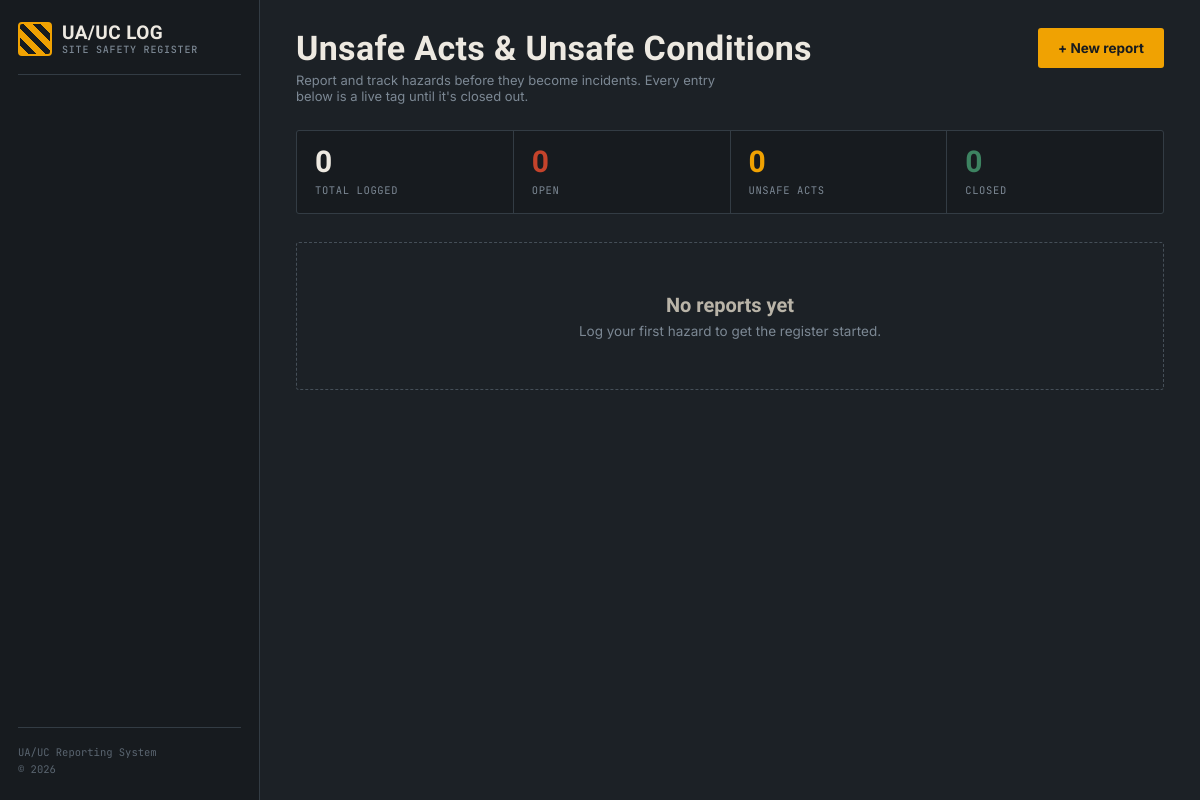
Before: / with the older database file.
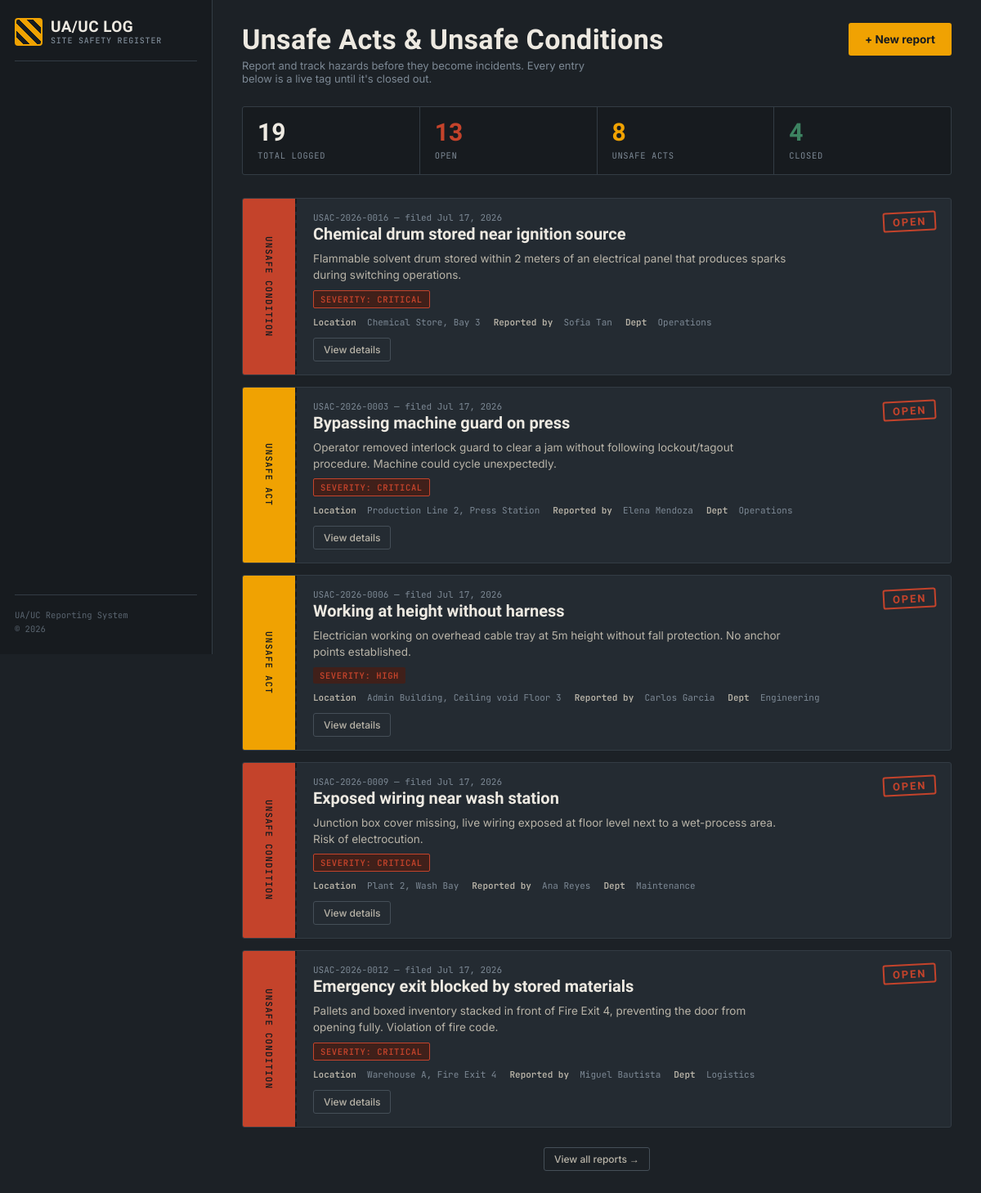
After: the same page with the newer database file.
### app.py (models this page shows, shortened)
class Report(db.Model):
    __tablename__ = "reports"
    id = db.Column(db.Integer, primary_key=True)
    report_number = db.Column(db.String(20), unique=True, nullable=False)
    report_type = db.Column(db.String(20), nullable=False)
    title = db.Column(db.String(200), nullable=False)
    description = db.Column(db.Text, nullable=False)
    category = db.Column(db.String(100), nullable=False)
    severity = db.Column(db.String(20), nullable=False)
    status = db.Column(db.String(30), nullable=False, default="Open")
    department = db.Column(db.String(50), nullable=False)
    location = db.Column(db.String(200), nullable=False)
    date_observed = db.Column(db.Date, nullable=False)
    reported_by = db.Column(db.String(100), nullable=False)
    contact_email = db.Column(db.String(120), nullable=True)
    immediate_action = db.Column(db.Text, nullable=True)
    root_cause = db.Column(db.Text, nullable=True)
    corrective_action = db.Column(db.Text, nullable=True)
    assigned_to = db.Column(db.String(100), nullable=True)
    reassignment_count = db.Column(db.Integer, nullable=False, default=0)
    photo_filename = db.Column(db.String(200), nullable=True)
    user_id = db.Column(db.Integer, db.ForeignKey("users.id"), nullable=True)
    created_at = db.Column(db.DateTime, default=datetime.utcnow)
    updated_at = db.Column(db.DateTime, default=datetime.utcnow, onupdate=datetime.utcnow)

### app.py (the view)
@app.route("/")
def index():
    total_reports = Report.query.count()
    unsafe_acts = Report.query.filter_by(report_type="Unsafe Act").count()
    unsafe_conditions = Report.query.filter_by(report_type="Unsafe Condition").count()
    open_reports = Report.query.filter(Report.status.in_(["Open", "Under Investigation", "Corrective Action In Progress"])).count()
    closed_reports = Report.query.filter_by(status="Closed").count()
    critical_reports = Report.query.filter_by(severity="Critical").filter(
        Report.status.in_(["Open", "Under Investigation", "Corrective Action In Progress"])
    ).count()
    recent_reports = Report.query.order_by(Report.created_at.desc()).limit(5).all()
    severity_counts = {}
    for s in SEVERITY_LEVELS:
        severity_counts[s] = Report.query.filter_by(severity=s).count()
    dept_counts = {}
    for d in DEPARTMENTS:
        c = Report.query.filter_by(department=d).count()
        if c > 0:
            dept_counts[d] = c
    monthly_data = {}
    for i in range(5, -1, -1):
        month_date = datetime.now().replace(day=1)
        for _ in range(i):
            if month_date.month == 1:
                month_date = month_date.replace(year=month_date.year - 1, month=12)
            else:
                month_date = month_date.replace(month=month_date.month - 1)
        key = month_date.strftime("%b %Y")
        monthly_data[key] = Report.query.filter(
            db.extract("year", Report.created_at) == month_date.year,
            db.extract("month", Report.created_at) == month_date.month
        ).count()
    return render_template("index.html",
        total_reports=total_reports,
        unsafe_acts=unsafe_acts,
        unsafe_conditions=unsafe_conditions,
        open_reports=open_reports,
        closed_reports=closed_reports,
        critical_reports=critical_reports,
        recent_reports=recent_reports,
        severity_counts=severity_counts,
        dept_counts=dept_counts,
        monthly_data=monthly_data
    )

### app.py (called while the page is built)
def get_current_user():
    if "user_id" in session:
        return db.session.get(User, session["user_id"])
    return None

@app.context_processor
def inject_globals():
    return {
        "current_year": datetime.now().year,
        "categories_act": CATEGORIES_ACT,
        "categories_condition": CATEGORIES_CONDITION,
        "current_user": get_current_user(),
        "ROLES": ROLES,
        "DESIGNATIONS": DESIGNATIONS,
    }

### templates/index.html (shortened to what this page needs)
{% extends "base.html" %}
{% block content %}
<div class="topbar">
  <div>
    <div class="page-title">Unsafe Acts &amp; Unsafe Conditions</div>
    <div class="page-sub">Report and track hazards before they become incidents. Every entry below is a live tag until it's closed out.</div>
  </div>
  <a href="{{ url_for('new_report') }}" class="btn-primary">&#43; New report</a>
</div>
<div class="stat-strip">
  <div class="stat"><div class="stat-num">{{ total_reports }}</div><div class="stat-label">Total logged</div></div>
  <div class="stat"><div class="stat-num red">{{ open_reports }}</div><div class="stat-label">Open</div></div>
  <div class="stat"><div class="stat-num amber">{{ unsafe_acts }}</div><div class="stat-label">Unsafe Acts</div></div>
  <div class="stat"><div class="stat-num green">{{ closed_reports }}</div><div class="stat-label">Closed</div></div>
</div>
<div class="ledger">
  {% if recent_reports %}
    {% for r in recent_reports %}
    <div class="tag">
      <div class="tag-spine {{ 'act' if r.report_type == 'Unsafe Act' else 'cond' }}">{{ r.report_type }}</div>
      <div class="tag-body">
        <div class="tag-toprow">
          <div>
            <div class="tag-id">{{ r.report_number }} &mdash; filed {{ r.date_observed.strftime('%b %d, %Y') }}</div>
            <div class="tag-title">{{ r.title }}</div>
          </div>
          <div class="status-stamp
            {% if r.status == 'Open' %}status-open
            {% elif r.status == 'Closed' %}status-closed
            {% else %}status-progress{% endif %}">{{ r.status }}</div>
        </div>
        <div class="tag-desc">{{ r.description[:160] }}{% if r.description|length > 160 %}&hellip;{% endif %}</div>
        <div class="badge-row">
          <span class="sev-badge sev-{{ r.severity|lower }}">Severity: {{ r.severity }}</span>
        </div>
        <div class="tag-meta">
          <span><b>Location</b> &nbsp;{{ r.location }}</span>
          <span><b>Reported by</b> &nbsp;{{ r.reported_by }}</span>
          <span><b>Dept</b> &nbsp;{{ r.department }}</span>
        </div>
        <div class="tag-actions">
          <a href="{{ url_for('view_report', report_id=r.id) }}" class="action-btn">View details</a>
        </div>
      </div>
    </div>
    {% endfor %}
    <div style="text-align:center;margin-top:10px;">
      <a href="{{ url_for('reports_list') }}" class="btn-ghost">View all reports &rarr;</a>
    </div>
  {% else %}
    <div class="empty-state">
      <b>No reports yet</b>
      Log your first hazard to get the register started.
    </div>
  {% endif %}
</div>
{% endblock %}

### templates/base.html (shortened to what this page needs)
<!DOCTYPE html>
<html lang="en">
<head>
  <link href="{{ url_for('static', filename='css/style.css') }}" rel="stylesheet">
</head>
<body>
<div class="shell">
  <aside class="sidebar">
    <div class="brand">
      <div class="brand-mark"></div>
      <div class="brand-text">UA/UC LOG<span>SITE SAFETY REGISTER</span></div>
    </div>
    <div class="sidebar-foot">
      UA/UC Reporting System<br>
      &copy; {{ current_year }}
    </div>
  </aside>
  <main class="main">
    {% block content %}{% endblock %}
  </main>
</div>
</body>
</html>

Changed rows visible on the page:
added Report: report_type "UNSAFE CONDITION", report_number "USAC-2026-0016", date_observed "Jul 17, 2026", title "Chemical drum stored near ignition source", status "OPEN", description "Flammable solvent drum stored within 2 meters of an electrical panel that produces sparks during switching operations.", severity "CRITICAL", location "Chemical Store, Bay 3", reported_by "Sofia Tan", department "Operations"
added Report: report_type "UNSAFE ACT", report_number "USAC-2026-0003", date_observed "Jul 17, 2026", title "Bypassing machine guard on press", status "OPEN", description "Operator removed interlock guard to clear a jam without following lockout/tagout procedure. Machine could cycle unexpectedly.", severity "CRITICAL", location "Production Line 2, Press Station", reported_by "Elena Mendoza", department "Operations"
added Report: report_type "UNSAFE ACT", report_number "USAC-2026-0006", date_observed "Jul 17, 2026", title "Working at height without harness", status "OPEN", description "Electrician working on overhead cable tray at 5m height without fall protection. No anchor points established.", severity "HIGH", location "Admin Building, Ceiling void Floor 3", reported_by "Carlos Garcia", department "Engineering"
added Report: report_type "UNSAFE CONDITION", report_number "USAC-2026-0009", date_observed "Jul 17, 2026", title "Exposed wiring near wash station", status "OPEN", description "Junction box cover missing, live wiring exposed at floor level next to a wet-process area. Risk of electrocution.", severity "CRITICAL", location "Plant 2, Wash Bay", reported_by "Ana Reyes", department "Maintenance"
added Report: report_type "UNSAFE CONDITION", report_number "USAC-2026-0012", date_observed "Jul 17, 2026", title "Emergency exit blocked by stored materials", status "OPEN", description "Pallets and boxed inventory stacked in front of Fire Exit 4, preventing the door from opening fully. Violation of fire code.", severity "CRITICAL", location "Warehouse A, Fire Exit 4", reported_by "Miguel Bautista", department "Logistics"
Other visible differences:
{{ total_reports }}: "0" → "19"
{{ open_reports }}: "0" → "13"
{{ unsafe_acts }}: "0" → "8"
{{ closed_reports }}: "0" → "4"
text no longer shown: "No reports yet Log your first hazard to get the register started."
text now shown: "View all reports →"
